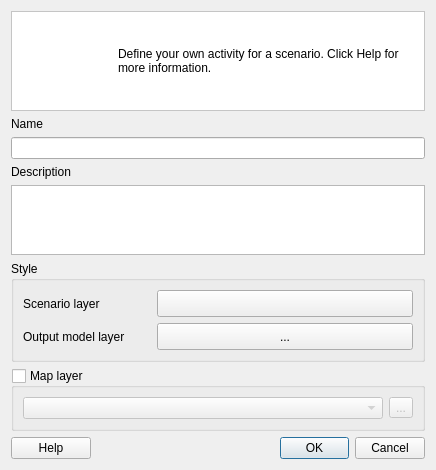
<?xml version="1.0" encoding="UTF-8"?>
<ui version="4.0">
 <class>ActivityDialog</class>
 <widget class="QDialog" name="ActivityDialog">
  <property name="geometry">
   <rect>
    <x>0</x>
    <y>0</y>
    <width>436</width>
    <height>456</height>
   </rect>
  </property>
  <property name="minimumSize">
   <size>
    <width>0</width>
    <height>0</height>
   </size>
  </property>
  <property name="windowTitle">
   <string>Activity Editor</string>
  </property>
  <layout class="QGridLayout" name="gridLayout_2">
   <item row="0" column="0" colspan="3">
    <widget class="QFrame" name="frame">
     <property name="sizePolicy">
      <sizepolicy hsizetype="Preferred" vsizetype="Minimum">
       <horstretch>0</horstretch>
       <verstretch>0</verstretch>
      </sizepolicy>
     </property>
     <property name="minimumSize">
      <size>
       <width>0</width>
       <height>100</height>
      </size>
     </property>
     <property name="maximumSize">
      <size>
       <width>16777215</width>
       <height>100</height>
      </size>
     </property>
     <property name="autoFillBackground">
      <bool>false</bool>
     </property>
     <property name="styleSheet">
      <string notr="true">background-color: rgb(255, 255, 255);</string>
     </property>
     <property name="frameShape">
      <enum>QFrame::StyledPanel</enum>
     </property>
     <property name="frameShadow">
      <enum>QFrame::Raised</enum>
     </property>
     <layout class="QHBoxLayout" name="horizontalLayout">
      <item>
       <widget class="QLabel" name="icon_la">
        <property name="maximumSize">
         <size>
          <width>91</width>
          <height>81</height>
         </size>
        </property>
        <property name="text">
         <string/>
        </property>
        <property name="scaledContents">
         <bool>true</bool>
        </property>
       </widget>
      </item>
      <item>
       <widget class="QLabel" name="label_123">
        <property name="text">
         <string>&lt;html&gt;&lt;head/&gt;&lt;body&gt;&lt;p&gt;Define your own activity for a scenario. Click Help for more information.&lt;/p&gt;&lt;/body&gt;&lt;/html&gt;</string>
        </property>
        <property name="wordWrap">
         <bool>true</bool>
        </property>
        <property name="openExternalLinks">
         <bool>true</bool>
        </property>
       </widget>
      </item>
     </layout>
    </widget>
   </item>
   <item row="1" column="0" colspan="3">
    <layout class="QVBoxLayout" name="vl_notification"/>
   </item>
   <item row="2" column="0" colspan="3">
    <widget class="QLabel" name="label">
     <property name="text">
      <string>Name</string>
     </property>
    </widget>
   </item>
   <item row="3" column="0" colspan="3">
    <widget class="QLineEdit" name="txt_name">
     <property name="maxLength">
      <number>200</number>
     </property>
    </widget>
   </item>
   <item row="4" column="0" colspan="3">
    <widget class="QLabel" name="label_2">
     <property name="text">
      <string>Description</string>
     </property>
    </widget>
   </item>
   <item row="5" column="0" colspan="3">
    <widget class="QPlainTextEdit" name="txt_description"/>
   </item>
   <item row="6" column="0" colspan="3">
    <widget class="QgsCollapsibleGroupBox" name="mGroupBox">
     <property name="title">
      <string>Style</string>
     </property>
     <layout class="QGridLayout" name="gridLayout">
      <item row="1" column="0">
       <widget class="QLabel" name="label_4">
        <property name="text">
         <string>Output model layer</string>
        </property>
       </widget>
      </item>
      <item row="0" column="0">
       <widget class="QLabel" name="label_3">
        <property name="text">
         <string>Scenario layer</string>
        </property>
       </widget>
      </item>
      <item row="0" column="1" colspan="2">
       <widget class="QgsSymbolButton" name="style_btn">
        <property name="sizePolicy">
         <sizepolicy hsizetype="Minimum" vsizetype="Fixed">
          <horstretch>0</horstretch>
          <verstretch>0</verstretch>
         </sizepolicy>
        </property>
        <property name="minimumSize">
         <size>
          <width>100</width>
          <height>27</height>
         </size>
        </property>
        <property name="dialogTitle">
         <string>Implementation Model Fill Symbol Settings</string>
        </property>
       </widget>
      </item>
      <item row="1" column="1" colspan="2">
       <widget class="QgsColorRampButton" name="btn_color_ramp">
        <property name="sizePolicy">
         <sizepolicy hsizetype="Minimum" vsizetype="Fixed">
          <horstretch>0</horstretch>
          <verstretch>0</verstretch>
         </sizepolicy>
        </property>
        <property name="minimumSize">
         <size>
          <width>100</width>
          <height>27</height>
         </size>
        </property>
        <property name="text">
         <string>...</string>
        </property>
       </widget>
      </item>
     </layout>
    </widget>
   </item>
   <item row="7" column="0" colspan="3">
    <widget class="QgsCollapsibleGroupBox" name="layer_gb">
     <property name="minimumSize">
      <size>
       <width>0</width>
       <height>0</height>
      </size>
     </property>
     <property name="title">
      <string>Map layer</string>
     </property>
     <property name="checkable">
      <bool>true</bool>
     </property>
     <property name="checked">
      <bool>false</bool>
     </property>
     <property name="collapsed">
      <bool>true</bool>
     </property>
     <property name="saveCollapsedState">
      <bool>false</bool>
     </property>
     <layout class="QGridLayout" name="gridLayout_6">
      <item row="0" column="0">
       <widget class="QgsMapLayerComboBox" name="cbo_layer">
        <property name="enabled">
         <bool>false</bool>
        </property>
       </widget>
      </item>
      <item row="0" column="1">
       <widget class="QToolButton" name="btn_select_file">
        <property name="enabled">
         <bool>false</bool>
        </property>
        <property name="text">
         <string>...</string>
        </property>
       </widget>
      </item>
     </layout>
    </widget>
   </item>
   <item row="8" column="0">
    <widget class="QPushButton" name="btn_help">
     <property name="text">
      <string>Help</string>
     </property>
    </widget>
   </item>
   <item row="8" column="1">
    <spacer name="horizontalSpacer">
     <property name="orientation">
      <enum>Qt::Horizontal</enum>
     </property>
     <property name="sizeHint" stdset="0">
      <size>
       <width>198</width>
       <height>20</height>
      </size>
     </property>
    </spacer>
   </item>
   <item row="8" column="2">
    <widget class="QDialogButtonBox" name="buttonBox">
     <property name="minimumSize">
      <size>
       <width>30</width>
       <height>0</height>
      </size>
     </property>
     <property name="orientation">
      <enum>Qt::Horizontal</enum>
     </property>
     <property name="standardButtons">
      <set>QDialogButtonBox::Cancel|QDialogButtonBox::Ok</set>
     </property>
    </widget>
   </item>
  </layout>
 </widget>
 <customwidgets>
  <customwidget>
   <class>QgsCollapsibleGroupBox</class>
   <extends>QGroupBox</extends>
   <header>qgscollapsiblegroupbox.h</header>
   <container>1</container>
  </customwidget>
  <customwidget>
   <class>QgsMapLayerComboBox</class>
   <extends>QComboBox</extends>
   <header>qgsmaplayercombobox.h</header>
  </customwidget>
  <customwidget>
   <class>QgsSymbolButton</class>
   <extends>QToolButton</extends>
   <header>qgssymbolbutton.h</header>
  </customwidget>
  <customwidget>
   <class>QgsColorRampButton</class>
   <extends>QToolButton</extends>
   <header>qgscolorrampbutton.h</header>
  </customwidget>
 </customwidgets>
 <tabstops>
  <tabstop>txt_name</tabstop>
  <tabstop>layer_gb</tabstop>
  <tabstop>btn_help</tabstop>
 </tabstops>
 <resources/>
 <connections>
  <connection>
   <sender>buttonBox</sender>
   <signal>rejected()</signal>
   <receiver>ActivityDialog</receiver>
   <slot>reject()</slot>
   <hints>
    <hint type="sourcelabel">
     <x>316</x>
     <y>260</y>
    </hint>
    <hint type="destinationlabel">
     <x>286</x>
     <y>274</y>
    </hint>
   </hints>
  </connection>
 </connections>
</ui>
